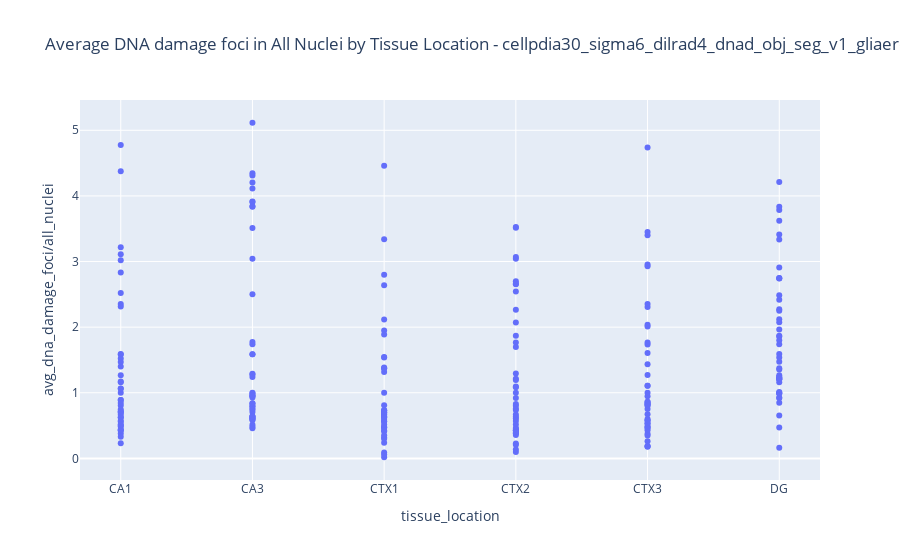

Notebook cell for this chart:
### Code cell
# Create the plot
fig = px.scatter(df, x='tissue_location', y='avg_dna_damage_foci/all_nuclei',
                 hover_data=['staining_id'], title=f"Average DNA damage foci in All Nuclei by Tissue Location - {title}")

# Show the plot
fig.show()

### Figure 1 — Plotly figure (JSON) as saved in the notebook; plotly's stock layout.template omitted (floating-point values rounded to 4 significant figures; data arrays with more than 128 entries replaced by an {"elided": "..."} marker saying what was removed)
{"data": [{"customdata": {"elided": "252x1 int values"}, "hovertemplate": "tissue_location=%{x}<br>avg_dna_damage_foci/all_nuclei=%{y}<br>staining_id=%{customdata[0]}<extra></extra>", "legendgroup": "", "marker": {"color": "#636efa", "symbol": "circle"}, "mode": "markers", "name": "", "orientation": "v", "showlegend": false, "type": "scatter", "x": {"elided": "252 str values"}, "xaxis": "x", "y": {"elided": "252 float values"}, "yaxis": "y"}], "layout": {"legend": {"tracegroupgap": 0}, "title": {"text": "Average DNA damage foci in All Nuclei by Tissue Location - cellpdia30_sigma6_dilrad4_dnad_obj_seg_v1_gliaero5_gliathr20"}, "xaxis": {"anchor": "y", "domain": [0, 1], "title": {"text": "tissue_location"}}, "yaxis": {"anchor": "x", "domain": [0, 1], "title": {"text": "avg_dna_damage_foci/all_nuclei"}}}}
